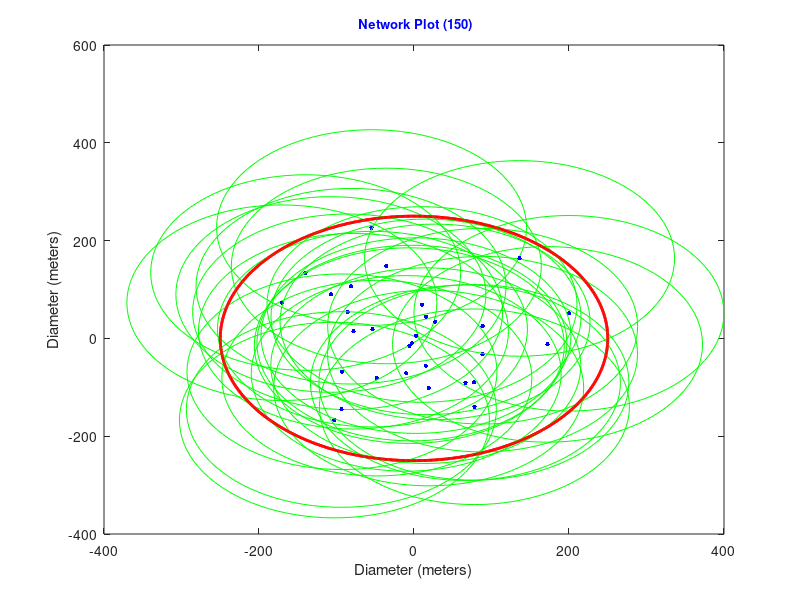

Reproduce this figure in MATLAB. (Note: this script raises an error after producing the figure.)
clc
clear all;
close all;
%%%%%%%%%%% Initilizing General Variables %%%%%%%%%%%%%%%%%
R = 250; %radius of circle
Range = 200; %transmission range of nodes
N = 30; %number of nodes
Degree=zeros(1,N);
fitness_func_R=0;
no_of_chrom=20;
pop_members=no_of_chrom/2; %number of members in a population
neighbour_limit=60; %no of neighbours each node can form
degree_check(1,N)=0;% to check degree of nodes in a adjacency matrix
B_D(N,N,no_of_chrom)=0; %initializing 3D matrix for storing adjacency matrix of population
max_step=100; % maximum itrations in SA
alpha=0.9;
%%%%%%%%%%%%%% Start cirle with diameter 500m, for defining field
t=0:pi/500:2*pi; 
x1=R*cos(t);
y1=R*sin(t);
plot(x1,y1,'r', 'LineWidth',2.0)
xlabel('Diameter (meters)');
ylabel('Diameter (meters)');
hold on;
%%%%%%%%%%%%% End cirle with diameter 500m, for defining field
distance= @(x,y) sqrt(((x.xd-y.xd)^2) + ((x.yd-y.yd)^2)); %Calculating Ecladian Distance

for i=1:N
    r=R;
    th=2*pi;
    r=r * rand ;
    th=th * rand ;
    x=r*(cos(th));
    y=r*(sin(th));
%%%% Start cirle with radius 200m, for defining nodes range    
    th = 0:pi/50:2*pi;
    xunit = Range * cos(th) + x;
    yunit = Range * sin(th) + y;
    plot(xunit, yunit, 'g', 'LineWidth',0.5);
    hold on
%%%% End cirle with radius 200m, for defining nodes range
    S(i).xd=x;
    S(i).yd=y;
    S(i).Nei= [];
    plot(S(i).xd,S(i).yd,'b.','MarkerSize',10)
    hold on
end

plot(x1,y1,'r', 'LineWidth',2.0)
title(['\fontsize{13}{\color{blue} Network Plot (150)}'])
hold on
plot(S(i).xd,S(i).yd,'b.','MarkerSize',10)
for i=1:N
    index=1;
    for j=1:N
           if i~=j
                distance_with_node =  distance(S(i),S(j));

                if distance_with_node <= Range 
                    S(i).Nei (index)= j;
                    index=index+1;
                    hold on
                end               
           end
    end   
end

%%%%%%%%%%%%%%%%%%%%% Start of Adjacency Matrix %%%%%%%%%%%%%%%%%%%%
for i=1:N
    for j=1:N
        Member_check = ismember(i, S(j).Nei(:));
        if Member_check == 0
            A(i,j) = 0;
        else
            A(i,j) =1;
        end
    end
    Degree(i)=numel(S(i).Nei);
end
%%%%%%%%%%%%% End of Adjacency Matrix %%%%%%%%%%%%%%% 
%%%%%%%%%%%%% Start of Charomosome %%%%%%%%%%%%%%%%
j=1;
k=1;
l=N;
for i=j:N
  for m=j:N
    A(j,m);
     chrom(1,k)= A(j,m); % generating charomosome of orignal topology
     k=k+1;
  end
  j=j+1;    
end
%%%%%%%%%%%%% End of Charomosome %%%%%%%%%%%%%%%%
G = graph(A)
figure;
plot(G);

%%%%%%%%%%%%%%% Multiple Neighbours 3D Matix %%%%%%%%%%%%
B_D(:,:,1)=A; %storing orignal topology in 1st position of population
for k=2:no_of_chrom    %filling 2nd to 19th topologies in population 
    B_D(:,:,k)=A;
    for j=1:N
        degree_check(1,j)= sum(B_D(j,:,k));
        while degree_check(1,j) > neighbour_limit %applying edge limit n topology over population
            B_D(j,ceil(rand(1)*N),k)=0;     %deleting random edge from adjacency matrix for randomization        
            degree_check(1,j)= sum(B_D(j,:,k));
        end        
    end    
end
%%%%%%%%%%%%%%%%%%%%%%%%   Generating 1st population  %%%%%%%%%%%%%%%%%%
for i=1:pop_members %pop_members is limit of number of members in population
    pop1_adj(:,:,i)=B_D(:,:,i);    %saving first half of B_D in pop1_adj    
end  
%%%%%% Calculating R of 1st Population Set %%%%%%%%%%%%%%%%%%%%%
SA=pop1_adj;   
for n=1:pop_members %pop_members is limit of number of members in population
        c=SA(:,:,n);    %sconverting 3D matrix into 2D matric for calculation of R    
  
            for k=1:N
                degree_R(k)=sum(c(:,k));    %%degree calculation of matrix C, ready for calculation of schineder R
            end
    %%%%%%%%%%%%%%%%%%%% Calculating R   %%%%%%%%%%%%%%%%%%%%%%%%%%%%%%%%%%%%%%%%%
    %%%%%%%%%%% Calculating Maximum Degree Node %%%%%%%%%%%%%%%%
    [max_num,max_idx] = max(degree_R(:));
    max_idx;
    %%%%%%%%%%%% Deleting Maximum Degree Node %%%%%%%%%%%%%%%%%%
    A_D=c;
    A_D(:,max_idx)=0;
    A_D(max_idx,:)=0;
    %%%%%%%%% Finding 2nd Maximum degree %%%%%%%%%%%%%%%%%%%%%%%
    second_Degree(1,N)=0;
    for i=1:N
        for j=1:N
            second_Degree(j)= sum(A_D(:,j));
        end
    end
    [second_max_num,second_max_idx] = max(second_Degree(:));
    second_max_idx;
    %%%%%%%%%%%%%% Finding 90% Degrees in Comparison to Maximum degree %%%%%
    ninty_percent_max_degree=(max_num/100)*90;
    ninty_percent_threshold=0;
    num_ninty_percent_nodes=0;
   for j=1:N
        if second_Degree(j)>= ninty_percent_max_degree;
           num_ninty_percent_nodes= num_ninty_percent_nodes+1;
        end
   end
    num_ninty_percent_nodes;
    %%%%%%% Calculating Fittness Function R %%%%%%%
    fitness_func_R= num_ninty_percent_nodes/N;
     schineder_SA(n)=fitness_func_R;
     schineder_SA(n);
%%%%%%%%%%%%%%%%%%%%%% End of R  %%%%%%%%%%%%%%%%%%%%%%%%%%%
    end %% end of SA limit

    
%%%%% Start of Simulating Anealing %%%%%%%%%%%%%%%%%    
    
To=-(max(schineder_SA)-min(schineder_SA))/log(0.8);
SA_temp(100,100)=0;
SA_temp_1(100,100)=0;
SA_temp=SA(:,:,2);
for p=1:max_step
    
  %%%%%%%%%%% Calculating R for SA_temp %%%%%%%%%%
    c=SA_temp;    %sconverting 3D matrix into 2D matric for calculation of R    
  
            for k=1:N
                degree_R(k)=sum(c(:,k));    %%degree calculation of matrix C, ready for calculation of schineder R
            end

    %%%%%%%%%%%%%%%%%%%% Calculating R   %%%%%%%%%%%%%%%%%%%%%%%%%%%%%%%%%%%%%%%%%
    %%%%%%%%%%% Calculating Maximum Degree Node %%%%%%%%%%%%%%%%
    [max_num,max_idx] = max(degree_R(:));
    max_idx;
    %%%%%%%%%%%% Deleting Maximum Degree Node %%%%%%%%%%%%%%%%%%
    A_D=c;
    A_D(:,max_idx)=0;
    A_D(max_idx,:)=0;
    %%%%%%%%% Finding 2nd Maximum degree %%%%%%%%%%%%%%%%%%%%%%%
    second_Degree(1,N)=0;
    for i=1:N
        for j=1:N
            second_Degree(j)= sum(A_D(:,j));
        end
    end
    [second_max_num,second_max_idx] = max(second_Degree(:));
    second_max_idx;
    %%%%%%%%%%%%%% Finding 90% Degrees in Comparison to Maximum degree %%%%%
    ninty_percent_max_degree=(max_num/100)*90;
    ninty_percent_threshold=0;
    num_ninty_percent_nodes=0;
   for j=1:N
        if second_Degree(j)>= ninty_percent_max_degree;
           num_ninty_percent_nodes= num_ninty_percent_nodes+1;
        end
   end
    num_ninty_percent_nodes;
    %%%%%%% Calculating Fittness Function R %%%%%%%
    fitness_func_R= num_ninty_percent_nodes/N;
     schineder_SA_temp=fitness_func_R;
  
  %%%% End of R Calculation for SA_temp %%%%%%%%%%
  
SA_temp_1=SA_temp;    
  %%%%%%%% Finding two edges %%%%%%
  
    for k=1:N
    algo_degree(k)=sum(SA_temp_1(:,k));    
    end
%%%% calculating first maximum degree node 

 node1_index= ceil(rand(1)*N);
 node1_degree= algo_degree(node1_index);
%%%% calculating second maximum degree node 
algo_degree_second=algo_degree;
algo_degree_second(max_idx)=0;
[max_num,max_idx] = max(algo_degree_second(:));
Member_check=0;
for i=1:N
    
    if Member_check<algo_degree_second(i)
        if SA_temp_1(node1_index,i)==0
            if SA_temp_1(i,node1_index)==0
        node2_index=i; 
        node2_degree=algo_degree_second(i);
            end
        end
    end
end
node2_index;
node2_degree;
 
%%%%% Calculating partner of node 1 %%%%%
degree_member_check=0;
node1_neighbour_degree=0;
node1_neighbour_index=0;
for i=1:N

    Member_check =SA_temp_1(i,node1_index);

    if Member_check == 1 && i~=node2_index && i~=node1_index%checking edges of node 1
       if SA_temp_1(i,node2_index)==0
           
                degree_member_check=sum(SA_temp_1(:,i)); %if edge exists with any node then calculate degree of that node
                if node1_neighbour_degree<degree_member_check
                    node1_neighbour_degree= degree_member_check ;
                    node1_neighbour_index=i;
                end
           
        end
    end
end
if (node1_neighbour_index)==0
node1_neighbour_index=ceil(rand(1)*N);
node1_neighbour_degree=algo_degree(node1_neighbour_index);
end
node1_neighbour_index;
node1_neighbour_degree;


%%%% Calculating partner of node 2 %%%%%
degree_member_check=0;
node2_neighbour_degree=0;
node2_neighbour_index=0;
for i=1:N

    Member_check =SA_temp_1(i,node2_index);
    if Member_check == 1  
        if SA_temp_1(i,node1_index)==0 
            if SA_temp_1(i,node1_neighbour_index)==0 %checking edges of node 1
                degree_member_check=sum(SA_temp_1(:,i)); %if edge exists with any node then calculate degree of that node
                    if node2_neighbour_degree<degree_member_check
                        node2_neighbour_degree= degree_member_check ;
                        node2_neighbour_index=i;
                    end
            end
        end
    end
end

if (node2_neighbour_index)==0
node2_neighbour_index=ceil(rand(1)*N);
node2_neighbour_degree=algo_degree(node2_neighbour_index);
end
SA_temp_1(node1_index,node2_index)=1; %%making edge between node i and node k
SA_temp_1(node2_index,node1_index)=1; %%making edge between node k and node i
SA_temp_1(node1_neighbour_index,node2_neighbour_index)=1; %%making edge between node j and node l
SA_temp_1(node2_neighbour_index,node1_neighbour_index)=1; %%making edge between node l and node j  

  %%%%%%%%%%% Again Calculating R for SA_temp_1 after new edges %%%%%%%%%%
    c=SA_temp_1;    %sconverting 3D matrix into 2D matric for calculation of R    
  
            for k=1:N
                degree_R(k)=sum(c(:,k));    %%degree calculation of matrix C, ready for calculation of schineder R
            end

    %%%%%%%%%%%%%%%%%%%% Calculating R   %%%%%%%%%%%%%%%%%%%%%%%%%%%%%%%%%%%%%%%%%
    %%%%%%%%%%% Calculating Maximum Degree Node %%%%%%%%%%%%%%%%
    [max_num,max_idx] = max(degree_R(:));
    max_idx;
    %%%%%%%%%%%% Deleting Maximum Degree Node %%%%%%%%%%%%%%%%%%
    A_D=c;
    A_D(:,max_idx)=0;
    A_D(max_idx,:)=0;
    %%%%%%%%% Finding 2nd Maximum degree %%%%%%%%%%%%%%%%%%%%%%%
    second_Degree(1,N)=0;
    for i=1:N
        for j=1:N
            second_Degree(j)= sum(A_D(:,j));
        end
    end
    [second_max_num,second_max_idx] = max(second_Degree(:));
    second_max_idx;
    %%%%%%%%%%%%%% Finding 90% Degrees in Comparison to Maximum degree %%%%%
    ninty_percent_max_degree=(max_num/100)*90;
    ninty_percent_threshold=0;
    num_ninty_percent_nodes=0;
   for j=1:N
        if second_Degree(j)>= ninty_percent_max_degree;
           num_ninty_percent_nodes= num_ninty_percent_nodes+1;
        end
   end
    num_ninty_percent_nodes;
    %%%%%%% Calculating Fittness Function R %%%%%%%
    fitness_func_R= num_ninty_percent_nodes/N;
     schineder_SA_temp_second=fitness_func_R;
  
  %%%% End of Again Re- R Calculation for SA_temp_1 %%%%%%%%%%
ninty_per_To=(To/100)*40;
p
T(p)=(alpha.^p)*To;  
  if schineder_SA_temp_second>schineder_SA_temp 
        SA_temp=SA_temp_1; 
  end
  if schineder_SA_temp_second>((schineder_SA_temp/100)*90) && T(p)>To
           SA_temp=SA_temp_1;  
  end


  
schineder_SA_check(p)=schineder_SA_temp_second;
schineder_SA_check_2(p)=schineder_SA_temp;
end

G1 = graph(SA_temp)
figure;
plot(G1);

figure;
plot(schineder_SA_check_2, 'b','LineWidth',2.00);
title(['\fontsize{13}{\color{blue} Simulated Annealing (150)}'])
legend('SIMULATING ANEALING');
ylabel('R','fontsize',20)
xlabel('Number of Iterations','fontsize',20)